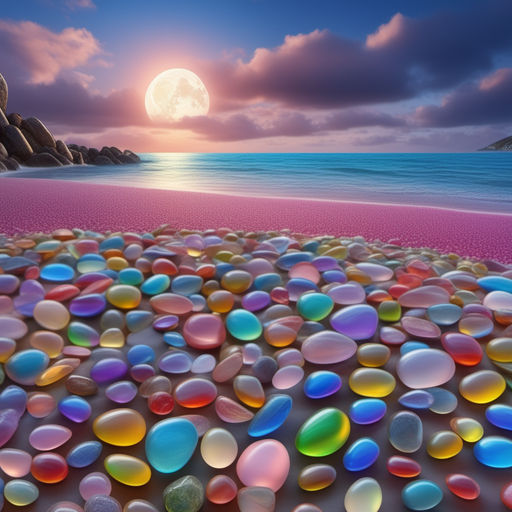
#> input picture sun.jpeg, 512 x 512 px
$ python 2b.py
#> lines starting #> are read from the running program, lines starting #| are printed output that depends on the picture; after the words box and inside, x2 and y2 are one past the last pixel; in counts of white or black regions, pixels touching at a corner belong together
import cv2
import numpy as np
import matplotlib.pyplot as plt

image = cv2.imread('sun.jpeg', cv2.IMREAD_GRAYSCALE)
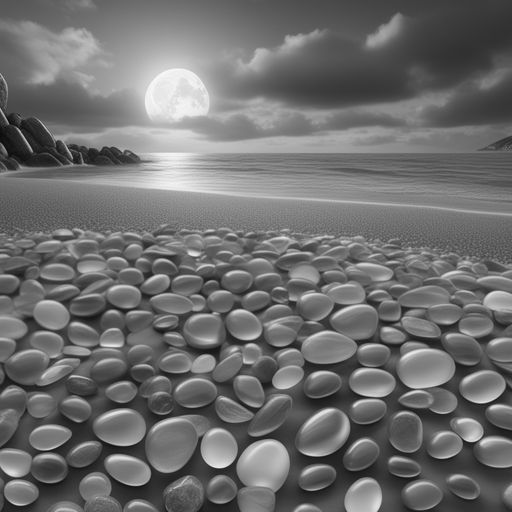
#> image: shape (512, 512); min 5, max 251, mean 110

gamma = 0.5

c = 1.0

power_law_transformed = c * np.power(image, gamma)
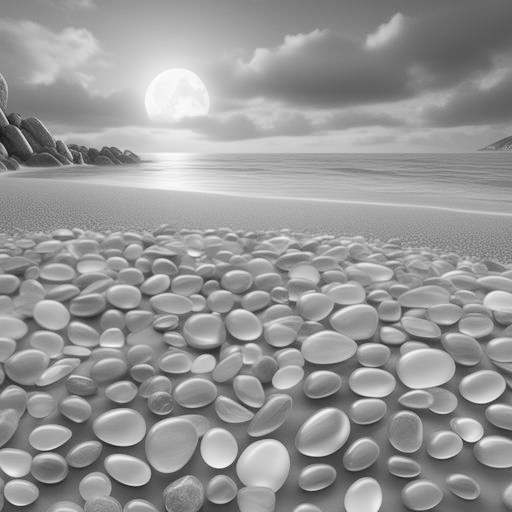
#> power_law_transformed: shape (512, 512) float64; min 2.24, max 15.84, mean 10.29; drawn with min black and max white

# [4 lines of commented-out code are left out]

def inverse_log(image):
    # Perform the inverse log operation using np.exp
    inverted_image = np.exp(image/255)
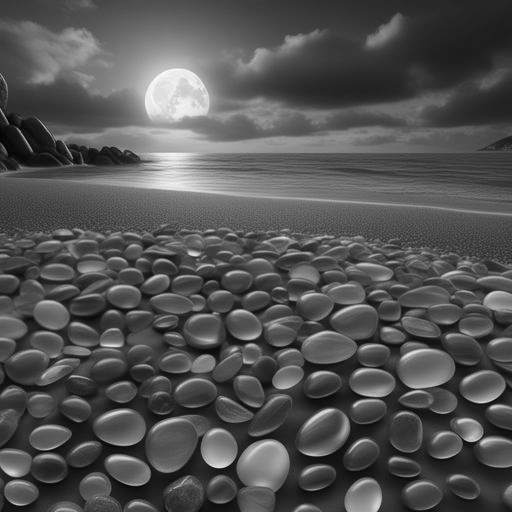
#> inverted_image: shape (512, 512) float64; min 1.02, max 2.68, mean 1.56; drawn with min black and max white

    # If the image data type is float, you may want to normalize it back to the valid pixel range (e.g., 0 to 255)
    if image.dtype == np.float64:
        inverted_image = (inverted_image / np.max(inverted_image)) * 255

    # If the image data type is integer, clip the values to the valid pixel range
    else:
        inverted_image = np.clip(inverted_image, 0, 255)

    # Convert the image back to the appropriate data type
    inverted_image = inverted_image.astype(image.dtype)
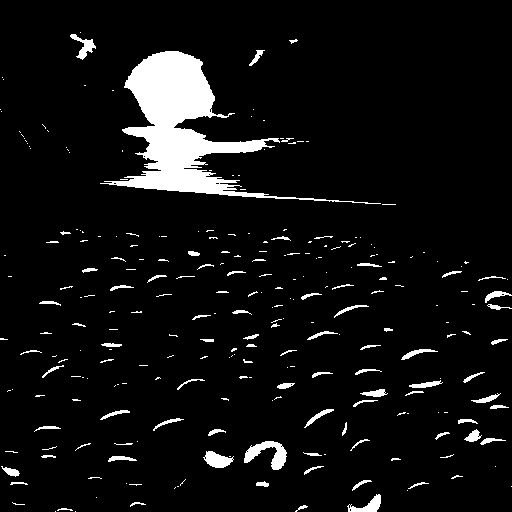
#> inverted_image: shape (512, 512); values 1 (black) and 2 (white), 6.6% white; 260 white regions (175 under 20 px), largest, box (x1, y1, x2, y2) and area: (100, 51, 381, 204) 10524, (244, 441, 287, 470) 578, (203, 451, 234, 468) 321

    return inverted_image
inverse_log_image = inverse_log(image)

def inverse_log(image):
    inverse_log_image = image.copy()
    inverse_log_image = inverse_log_image/255.0
    r = np.arange(0, 256)
    c = 255.0 / np.log(1 + 255)
    # c = 1
    # for inverse log operation
    y = (np.exp(r) ** (1/c)) - 1
    [height, width] = inverse_log_image.shape
#> height = 512; width = 512
    for i in range(height):
        for j in range(width):
            inverse_log_image[i][j] = np.exp(inverse_log_image[i][j]*255) ** (1/c) - 1
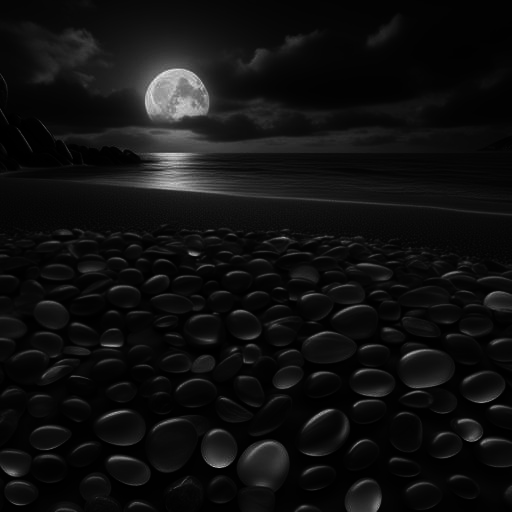
#> inverse_log_image: shape (512, 512) float64; min 0.115, max 233.7, mean 16.4

    return inverse_log_image, y, r

log_image, log_f_value, log_f_range = inverse_log(image)
#> log_f_value = 256 values from 0 to 255; log_f_range = 256 values from 0 to 255

plt.figure(figsize=(12, 4))

plt.subplot(2, 3, 1)
plt.imshow(image, cmap='gray')
plt.title('Original Image')
plt.axis('off')

plt.subplot(2, 3, 2)
plt.imshow(power_law_transformed, cmap='gray')
plt.title('Power-Law Transformed')
plt.axis('off')

plt.subplot(2, 3, 4)
plt.imshow(inverse_log_image, cmap='gray')
plt.title('Inverse Logarithmic Transformed')
plt.axis('off')

plt.subplot(2, 3, 5)
plt.imshow(log_image, cmap='gray')
plt.title('inverse log image')
plt.axis('off')


# plt.tight_layout()
plt.show()
